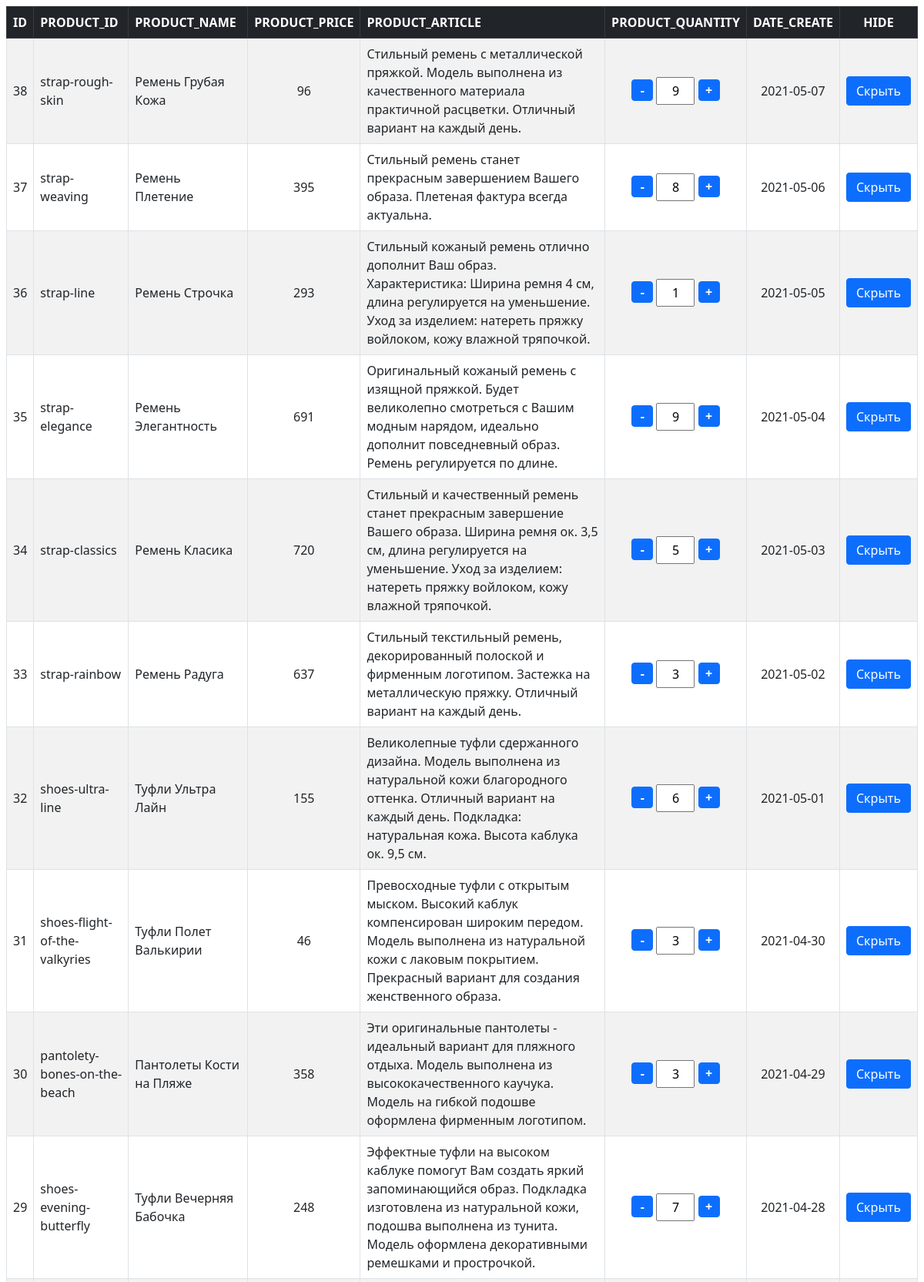
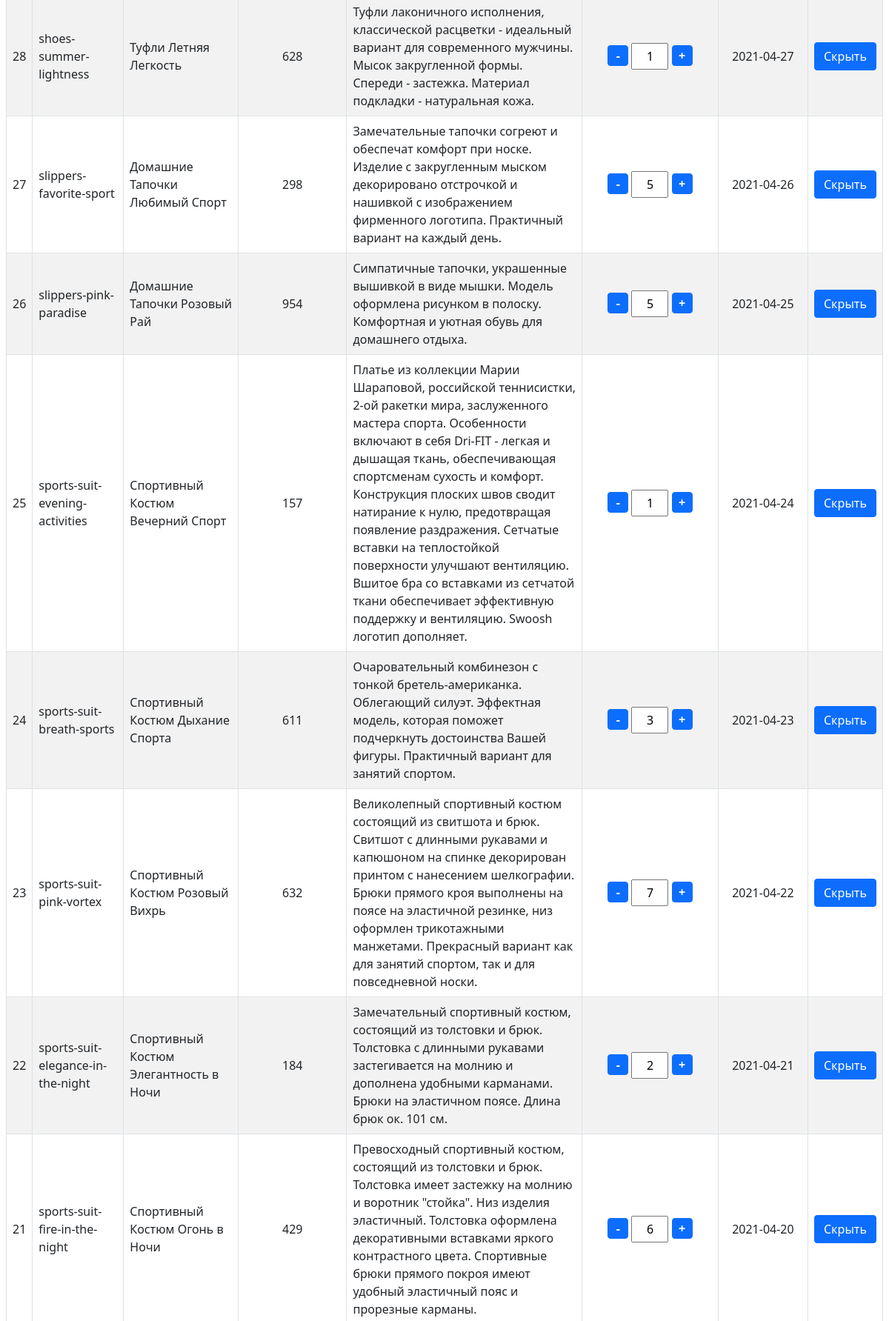
The page / (upper part) on the database its author committed (2 pictures, top to bottom).
### tables this page shows
CREATE TABLE `product` (
  `ID` tinyint(4) NOT NULL,
  `PRODUCT_ID` varchar(255) DEFAULT NULL,
  `PRODUCT_NAME` varchar(255) NOT NULL,
  `PRODUCT_PRICE` float UNSIGNED DEFAULT NULL,
  `PRODUCT_ARTICLE` longtext,
  `PRODUCT_QUANTITY` smallint(6) DEFAULT NULL,
  `DATE_CREATE` datetime DEFAULT CURRENT_TIMESTAMP,
  `ACTIVE` char(1) NOT NULL DEFAULT 'Y'
);

### assets/table.tpl.php (the view, shortened to what this page needs)
<!DOCTYPE html>
<html lang="en">
<head>
	<link rel="stylesheet" href="https://cdnjs.cloudflare.com/ajax/libs/bootstrap/5.1.0/css/bootstrap.min.css"/>
	<link rel="stylesheet" href="/assets/style.css">
</head>
<body>
	<div class="table-responsive">
		<table class="table table-striped table-hover table-bordered align-middle">
			<thead class="table-dark">
				<tr>
				<?foreach ($fields as $field):?>
					<th><?= $field; ?></th>
				<?endforeach;?>
					<th>HIDE</th>
				</tr>
			</thead>
			<tbody>
			<?foreach ($arProducts as $arProduct):?>
				<tr>
				<?foreach ($arProduct as $key => $val):?>
					<?if ($key === 'PRODUCT_QUANTITY'):?>
						<td>
							<div class="count__wrap">
								<form class="count__form" action="" method="post">
									<button type="button" class="count__btn count__minus btn btn-primary" <?if(!$val) echo 'disabled'?>>-</button>
									<input class="count__input" type="number" value="<?= $val; ?>" data-id="<?=$arProduct['ID']?>" autocomplete="off">
									<button type="button" class="count__btn count__plus btn btn-primary">+</button>
								</form>
							</div>
						</td>
					<?else:?>
						<td><?= $val; ?></td>
					<?endif;?>
				<?endforeach;?>
					<td><button type="button" data-id="<?=$arProduct['ID']?>" class="hide-btn btn btn-primary">Скрыть</button></td>
				</tr>
			<?endforeach;?>
			</tbody>
		</table>
	</div>
</body>
</html>

### index.php (shortened to what this page needs)
<?
class CProducts
{
	private static function getConnection(): PDO
	{
		$opt = [
		   PDO::ATTR_ERRMODE            => PDO::ERRMODE_EXCEPTION,
		   PDO::ATTR_DEFAULT_FETCH_MODE => PDO::FETCH_ASSOC,
		   PDO::ATTR_EMULATE_PREPARES   => false,
		];
		try {
		   return new PDO('mysql:host=localhost;dbname=cv01945_vedita;charset=utf8', 'cv01945_vedita', '61Pjs6VpxfkL', $opt);
		} catch (PDOException $e) {
		   echo 'Ошибка при подключении к БД: ' . $e->getMessage();
		   exit();
		}
	}
	public static function getTable(int $limit = 20, int $offset = 0, string $order = 'DESC'): array
	{
		$pdo = self::getConnection();
		$rsProducts = $pdo->query("
			SELECT `ID`, `PRODUCT_ID`, `PRODUCT_NAME`, `PRODUCT_PRICE`, `PRODUCT_ARTICLE`, `PRODUCT_QUANTITY`,
			DATE_FORMAT(`DATE_CREATE`, '%Y-%m-%d') as `DATE_CREATE`
		    FROM `product`
		    WHERE `ACTIVE` = 'Y'
		    ORDER BY `DATE_CREATE` {$order}
		    LIMIT {$offset}, {$limit}
		");
		$arProducts = [];
		while ($arProduct = $rsProducts->fetch())
		{
			$arProduct['PRODUCT_ARTICLE'] = mb_ereg_replace("\n.+", '', $arProduct['PRODUCT_ARTICLE']);
			$arProducts[] = $arProduct;
		}
		return $arProducts;
	}
}
if (array_key_exists('quantity', $_POST))
{
	echo CProducts::updateQuantity(intval($_POST['id']), intval($_POST['quantity']));
}
elseif (array_key_exists('id', $_POST))
{
	echo CProducts::disableItem(intval($_POST['id']));
}
else
{
	$arProducts = CProducts::getTable();
	$fields = array_keys($arProducts[0]);
	include 'assets/table.tpl.php';
}

### assets/style.css (style rules this page uses)
.table-responsive { padding: .5rem; }
.table :is(th, td):nth-of-type(1), .table :is(th, td):nth-of-type(4), .table :is(th, td):nth-of-type(6), .table :is(th, td):nth-of-type(7), .table :is(th, td):nth-of-type(8) { text-align: center; }
.count__wrap { position: relative; }
.count__form { margin: 0; }
.count__input { width: 50px; text-align: center; padding: 4px; }
.count__btn { position: relative; top: -3px; width: 28px; height: 28px; padding: 0px; font-weight: 600; line-height: 0; }
input[type=number] { -moz-appearance: textfield; }

### rows shown on the page
product: ID "38", PRODUCT_ID "strap-rough-skin", PRODUCT_NAME "Ремень Грубая Кожа", PRODUCT_PRICE "96", val "Стильный ремень с металлической пряжкой. Модель выполнена из качественного материала практичной расцветки. Отличный вариант на каждый день.", PRODUCT_QUANTITY "9", val "2021-05-07"
product: ID "37", PRODUCT_ID "strap-weaving", PRODUCT_NAME "Ремень Плетение", PRODUCT_PRICE "395", val "Стильный ремень станет прекрасным завершением Вашего образа. Плетеная фактура всегда актуальна.", PRODUCT_QUANTITY "8", val "2021-05-06"
product: ID "36", PRODUCT_ID "strap-line", PRODUCT_NAME "Ремень Строчка", PRODUCT_PRICE "293", val "Стильный кожаный ремень отлично дополнит Ваш образ. Характеристика: Ширина ремня 4 см, длина регулируется на уменьшение. Уход за изделием: натереть пряжку войлоком, кожу влажной тряпочкой.", PRODUCT_QUANTITY "1", val "2021-05-05"
product: ID "35", PRODUCT_ID "strap-elegance", PRODUCT_NAME "Ремень Элегантность", PRODUCT_PRICE "691", val "Оригинальный кожаный ремень с изящной пряжкой. Будет великолепно смотреться с Вашим модным нарядом, идеально дополнит повседневный образ. Ремень регулируется по длине.", PRODUCT_QUANTITY "9", val "2021-05-04"
product: ID "34", PRODUCT_ID "strap-classics", PRODUCT_NAME "Ремень Класика", PRODUCT_PRICE "720", val "Стильный и качественный ремень станет прекрасным завершение Вашего образа. Ширина ремня ок. 3,5 см, длина регулируется на уменьшение. Уход за изделием: натереть пряжку войлоком, кожу влажной тряпочкой.", PRODUCT_QUANTITY "5", val "2021-05-03"
product: ID "33", PRODUCT_ID "strap-rainbow", PRODUCT_NAME "Ремень Радуга", PRODUCT_PRICE "637", val "Стильный текстильный ремень, декорированный полоской и фирменным логотипом. Застежка на металлическую пряжку. Отличный вариант на каждый день.", PRODUCT_QUANTITY "3", val "2021-05-02"
product: ID "32", PRODUCT_ID "shoes-ultra-line", PRODUCT_NAME "Туфли Ультра Лайн", PRODUCT_PRICE "155", val "Великолепные туфли сдержанного дизайна. Модель выполнена из натуральной кожи благородного оттенка. Отличный вариант на каждый день. Подкладка: натуральная кожа. Высота каблука ок. 9,5 см.", PRODUCT_QUANTITY "6", val "2021-05-01"
product: ID "31", PRODUCT_ID "shoes-flight-of-the-valkyries", PRODUCT_NAME "Туфли Полет Валькирии", PRODUCT_PRICE "46", val "Превосходные туфли с открытым мыском. Высокий каблук компенсирован широким передом. Модель выполнена из натуральной кожи с лаковым покрытием. Прекрасный вариант для создания женственного образа.", PRODUCT_QUANTITY "3", val "2021-04-30"
product: ID "30", PRODUCT_ID "pantolety-bones-on-the-beach", PRODUCT_NAME "Пантолеты Кости на Пляже", PRODUCT_PRICE "358", val "Эти оригинальные пантолеты - идеальный вариант для пляжного отдыха. Модель выполнена из высококачественного каучука. Модель на гибкой подошве оформлена фирменным логотипом.", PRODUCT_QUANTITY "3", val "2021-04-29"
product: ID "29", PRODUCT_ID "shoes-evening-butterfly", PRODUCT_NAME "Туфли Вечерняя Бабочка", PRODUCT_PRICE "248", PRODUCT_ARTICLE "Эффектные туфли на высоком каблуке помогут Вам создать яркий запоминающийся образ. Подкладка изготовлена из натуральной кожи, подошва выполнена из тунита. Модель оформлена декоративными ремешками и прострочкой.", PRODUCT_QUANTITY "7", val "2021-04-28"
product: ID "28", PRODUCT_ID "shoes-summer-lightness", PRODUCT_NAME "Туфли Летняя Легкость", PRODUCT_PRICE "628", val "Туфли лаконичного исполнения, классической расцветки - идеальный вариант для современного мужчины. Мысок закругленной формы. Спереди - застежка. Материал подкладки - натуральная кожа.", PRODUCT_QUANTITY "1", val "2021-04-27"
product: ID "27", PRODUCT_ID "slippers-favorite-sport", PRODUCT_NAME "Домашние Тапочки Любимый Спорт", PRODUCT_PRICE "298", val "Замечательные тапочки согреют и обеспечат комфорт при носке. Изделие с закругленным мыском декорировано отстрочкой и нашивкой с изображением фирменного логотипа. Практичный вариант на каждый день.", PRODUCT_QUANTITY "5", val "2021-04-26"
product: ID "26", PRODUCT_ID "slippers-pink-paradise", PRODUCT_NAME "Домашние Тапочки Розовый Рай", PRODUCT_PRICE "954", val "Симпатичные тапочки, украшенные вышивкой в виде мышки. Модель оформлена рисунком в полоску. Комфортная и уютная обувь для домашнего отдыха.", PRODUCT_QUANTITY "5", val "2021-04-25"
product: ID "25", PRODUCT_ID "sports-suit-evening-activities", PRODUCT_NAME "Спортивный Костюм Вечерний Спорт", PRODUCT_PRICE "157", val "Платье из коллекции Марии Шараповой, российской теннисистки, 2-ой ракетки мира, заслуженного мастера спорта. Особенности включают в себя Dri-FIT - легкая и дышащая ткань, обеспечивающая спортсменам сухость и комфорт. Конструкция плоских швов сводит натирание к нулю, предотвращая появление раздражения. Сетчатые вставки на теплостойкой поверхности улучшают вентиляцию. Вшитое бра со вставками из сетчатой ткани обеспечивает эффективную поддержку и вентиляцию. Swoosh логотип дополняет.", PRODUCT_QUANTITY "1", val "2021-04-24"
product: ID "24", PRODUCT_ID "sports-suit-breath-sports", PRODUCT_NAME "Спортивный Костюм Дыхание Спорта", PRODUCT_PRICE "611", val "Очаровательный комбинезон с тонкой бретель-американка. Облегающий силуэт. Эффектная модель, которая поможет подчеркнуть достоинства Вашей фигуры. Практичный вариант для занятий спортом.", PRODUCT_QUANTITY "3", val "2021-04-23"
product: ID "23", PRODUCT_ID "sports-suit-pink-vortex", PRODUCT_NAME "Спортивный Костюм Розовый Вихрь", PRODUCT_PRICE "632", val "Великолепный спортивный костюм состоящий из свитшота и брюк. Свитшот с длинными рукавами и капюшоном на спинке декорирован принтом с нанесением шелкографии. Брюки прямого кроя выполнены на поясе на эластичной резинке, низ оформлен трикотажными манжетами. Прекрасный вариант как для занятий спортом, так и для повседневной носки.", PRODUCT_QUANTITY "7", val "2021-04-22"
product: ID "22", PRODUCT_ID "sports-suit-elegance-in-the-night", PRODUCT_NAME "Спортивный Костюм Элегантность в Ночи", PRODUCT_PRICE "184", val "Замечательный спортивный костюм, состоящий из толстовки и брюк. Толстовка с длинными рукавами застегивается на молнию и дополнена удобными карманами. Брюки на эластичном поясе. Длина брюк ок. 101 см.", PRODUCT_QUANTITY "2", val "2021-04-21"
product: ID "21", PRODUCT_ID "sports-suit-fire-in-the-night", PRODUCT_NAME "Спортивный Костюм Огонь в Ночи", PRODUCT_PRICE "429", val "Превосходный спортивный костюм, состоящий из толстовки и брюк. Толстовка имеет застежку на молнию и воротник \"стойка\". Низ изделия эластичный. Толстовка оформлена декоративными вставками яркого контрастного цвета. Спортивные брюки прямого покроя имеют удобный эластичный пояс и прорезные карманы.", PRODUCT_QUANTITY "6", val "2021-04-20"

### other values the page prints
$field "ID"
$field "PRODUCT_ID"
$field "PRODUCT_NAME"
$field "PRODUCT_PRICE"
$field "PRODUCT_ARTICLE"
$field "PRODUCT_QUANTITY"
$field "DATE_CREATE"
